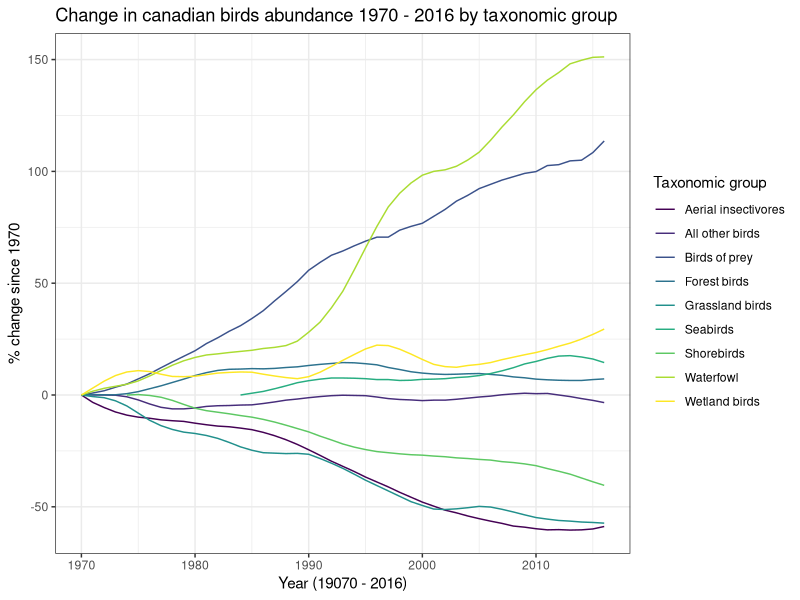
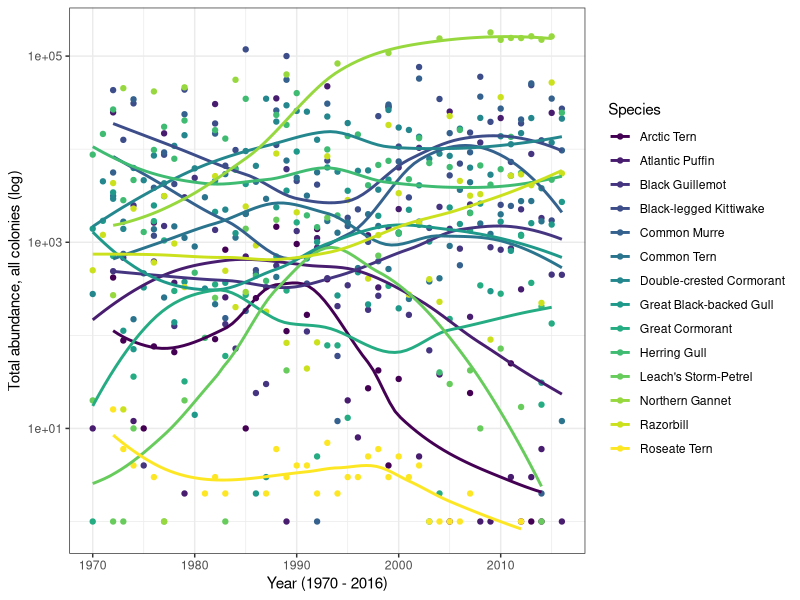
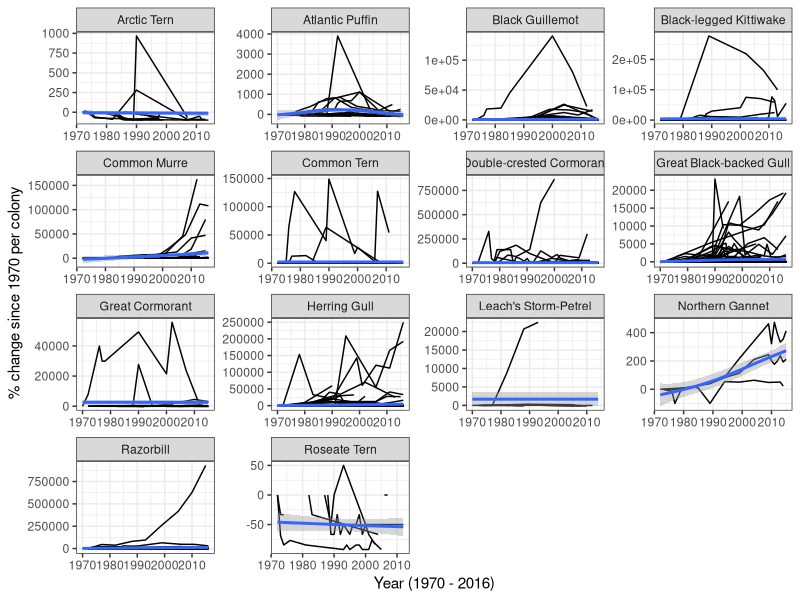
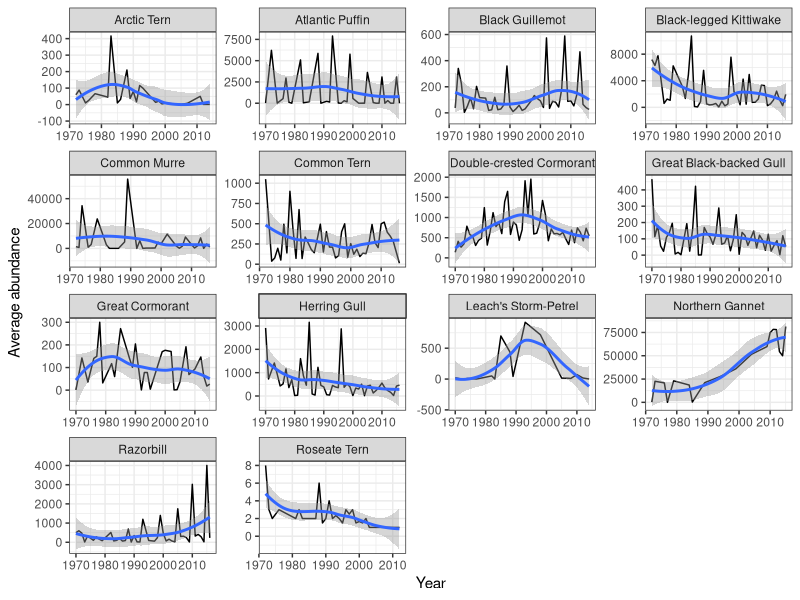

These charts were generated, in order, by the following R code:
## ---- chunk 1
knitr::opts_chunk$set(echo = FALSE)

# Load packages
library(tidyverse)
library(ggplot2)

# Set ggplot theme
theme_set(theme_bw())
## ---- chunk 2
trends_clean <- read_csv("data/clean/trends_clean.csv")
long_term_clean <- read_csv("data/clean/long_term_clean.csv")
QCSB_joined <- read_csv("data/clean/QCSB_joined_clean.csv")
## ---- chunk 3
trends_clean %>% 
  ggplot(aes(x = year, y = value)) +
  geom_line(aes(col = species_group)) +
  labs(x = "Year (19070 - 2016)", 
       y = "% change since 1970", 
       col = "Taxonomic group", 
       title = "Change in canadian birds abundance 1970 - 2016 by taxonomic group") +
  scale_color_viridis_d()
## ---- chunk 4
# Subset long terms to seabirds only
long_term_clean_sb <- long_term_clean %>% 
  filter(species_group == "Seabirds")

# Subset data
QCSB_subset <- QCSB_joined %>% 
  # Only keep species for which we have federal data
  filter(!is.na(status)) %>% 
  # Only after 1970, and we remove 0 years
  filter(annee_year >= 1970) %>% 
  filter(nombre_de_nicheurs_number_of_breeders != 0) %>% 
  # Select the species only if we have more than 30 observations
  group_by(espece_species_en) %>% 
  mutate(n = n()) %>% ungroup %>% 
  filter( n >= 30)

QCSB_subset_sum <- QCSB_subset %>% 
  # Calculate sum for each year and species
  group_by(annee_year, espece_species_en) %>% 
  summarise(total = sum(nombre_de_nicheurs_number_of_breeders)) %>% ungroup

QCSB_subset_pct <- QCSB_subset %>% 
  # Calculate mean for each year and species
  group_by(numero_de_colonie_colony_number, annee_year, espece_species_en) %>% 
  summarise(total = sum(nombre_de_nicheurs_number_of_breeders)) %>% ungroup() %>% 
  group_by(numero_de_colonie_colony_number, espece_species_en) %>% 
  mutate(baseline_year = min(annee_year)) %>% ungroup() %>% 
  right_join(rename(select(filter(., annee_year == baseline_year), -c("annee_year")), 
                    baseline = total), 
             by = c("numero_de_colonie_colony_number", "espece_species_en")) %>% 
  mutate(change = ((total-baseline)/baseline)*100)

QCSB_subset_mean <- QCSB_subset %>% 
  # Calculate mean for each year and species
  group_by(annee_year, espece_species_en) %>% 
  summarise(mean = mean(nombre_de_nicheurs_number_of_breeders)) %>% ungroup()

# Choose range for stable
range <- 15

# Model mean abundances and extract info
QCSB_subset_model <- QCSB_subset_mean %>% 
  nest(data = c(annee_year, mean)) %>%  
  mutate(model = map(data, function(df) loess(mean ~ annee_year, data = df))) %>% 
  mutate(preds = map(model, predict)) %>% 
  mutate(start_pred = map_dbl(preds, function(vec) first(vec))) %>% 
  mutate(end_pred = map_dbl(preds, function(vec) last(vec))) %>% 
  mutate(percent_change = ((end_pred-start_pred)/start_pred)*100) %>% 
  mutate(color_code = ifelse(percent_change <= range & percent_change >= -range, "grey", 
                             ifelse(percent_change < 0, "red", "green"))) %>% 
  mutate(status_QC = ifelse(percent_change <= range & percent_change >= -range, "Stable", 
                            ifelse(percent_change < 0, "Decreasing", "Increasing"))) %>%
  select(espece_species_en, percent_change, status_QC, color_code) 

# Join to subset dataset
QCSB_subset_mean_model <- QCSB_subset_model %>% 
  right_join(QCSB_subset_mean, by = "espece_species_en") 

# Join to compare with federal data
QCSB_subset_model %>% 
  left_join(long_term_clean_sb, by = c("espece_species_en" = "species" )) %>% 
  select(espece_species_en, percent_change, status, status_QC) %>% 
  mutate(matching = (status == status_QC))
## ---- chunk 5
QCSB_subset_sum %>% 
  ggplot(aes(x = annee_year, y = total, color = espece_species_en)) +
  geom_point() + geom_smooth(se = F) +
  scale_y_log10() +
  scale_color_viridis_d() +
  labs(x = "Year (1970 - 2016)", 
       y = "Total abundance, all colonies (log)", 
       col = "Species")
## ---- chunk 6
QCSB_subset_pct %>% 
  mutate(numero_de_colonie_colony_number_fct = as.factor(numero_de_colonie_colony_number)) %>% 
  ggplot(aes(x = annee_year, y = change, group = numero_de_colonie_colony_number_fct)) +
  geom_line() +
  geom_smooth(aes(x = annee_year, y = change), inherit.aes = FALSE) +
  facet_wrap(~espece_species_en, scales = "free") +
  #scale_color_viridis_d() +
  labs(x = "Year (1970 - 2016)", 
       y = "% change since 1970 per colony", 
       col = "Colony Number") + theme(legend.position = "none") 
## ---- chunk 7
QCSB_subset_mean_model %>% 
  # make figure
  ggplot(aes(x = annee_year, y = mean)) +
  geom_line() +
  geom_smooth(method = "loess") +
  facet_wrap(~espece_species_en, scales = "free") +
  #scale_color_viridis_d() +
  labs(x = "Year", 
       y = "Average abundance", 
       col = "Colony Number") + 
  theme(legend.position = "none")

